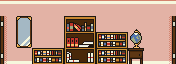

The image is a tile-based game level rendered from a .tmx file. Its description and source (layers, tilesets, objects; grid data summarised) follow:
An orthogonal 11x4 tile map with 16x16 px tiles, 1 tile layer (main) and 2 objects (2x item).

<map version="1.0" orientation="orthogonal" width="11" height="4" tilewidth="16" tileheight="16">
 <tileset firstgid="1" name="tiles" tilewidth="16" tileheight="16">
  <image source="../../../data/tiles.png" trans="000000" width="256" height="256" />
 </tileset>
 <layer name="main" width="11" height="4">
  <data>[44 cells, 44 non-empty, 22 distinct tile ids]</data>
 </layer>
 <objectgroup name="objects" width="11" height="4">
  <object type="item" x="32" y="32" width="16" height="16" />
  <object type="item" x="128" y="32" width="16" height="16" />
 </objectgroup>
</map>
